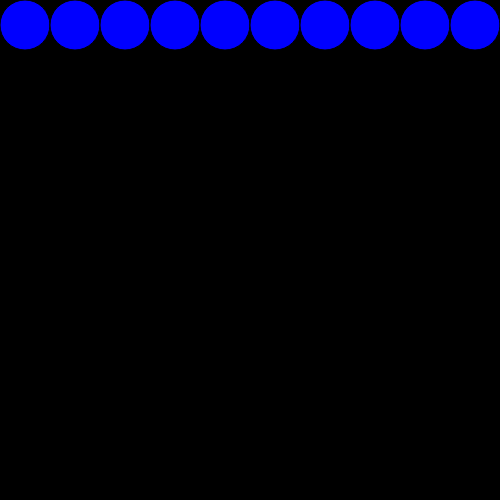
Frame 1 (no input)
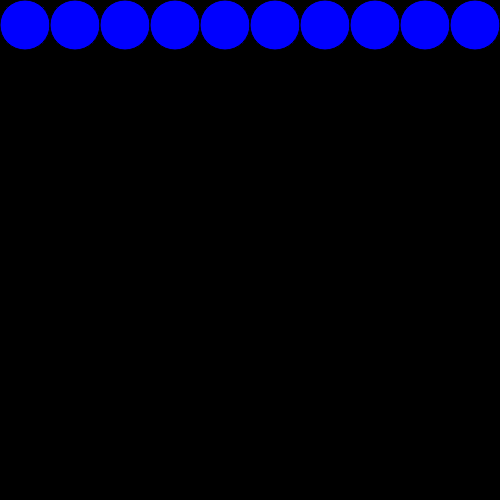
Frame 60 (no input)
Frame 120 (the mouse pressed at the canvas centre since frame 60): identical to frame 60, image omitted

The p5.js sketch that drew these frames (run headless with seeded random() and noise() and a simulated clock; from frame 60 on, the mouse is pressed at the canvas centre):

// p5.js sketch
// ── sketch.js
function setup() {
  createCanvas(500, 500);
  background(0);
  fill(0, 0, 255);
}

function draw() {
  for (let x = 25; x < width; x += 50) {
    ellipse(x, 25, 50, 50);
  }
}
